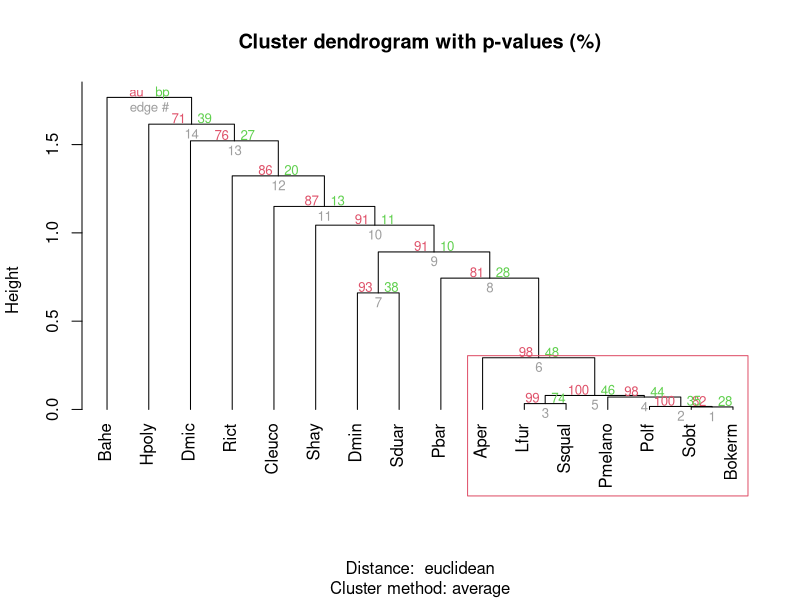

Source code (R): (Note: this script raises an error after producing the figure.)
#Exemplo da análise com o pvclust
library(vegan)
library(pvclust)

exemplo <- read.table("bocaina.txt", h=TRUE)#Importem o conjunto de dados Bocaina.txt

bocaina <- t(exemplo)#Se quisermos agrupar as espécies, temos de transpôr a matriz
boc.norm <- decostand(bocaina, "normalize")

analise <- pvclust(boc.norm, method.hclust="average", method.dist="euc") 
plot(analise, hang=-1)
pvrect(analise)
distBocaina <- vegdist(bocaina, method="horn")#produz uma matriz de similaridade com o coeficiente de Morisita-Horn
dendro <- hclust(distBocaina, method="average")#produz um agrupamento com a função hclust e o método UPGMA
cophenetic(analise)->cofresult
cor(cofresult, distBocaina)
